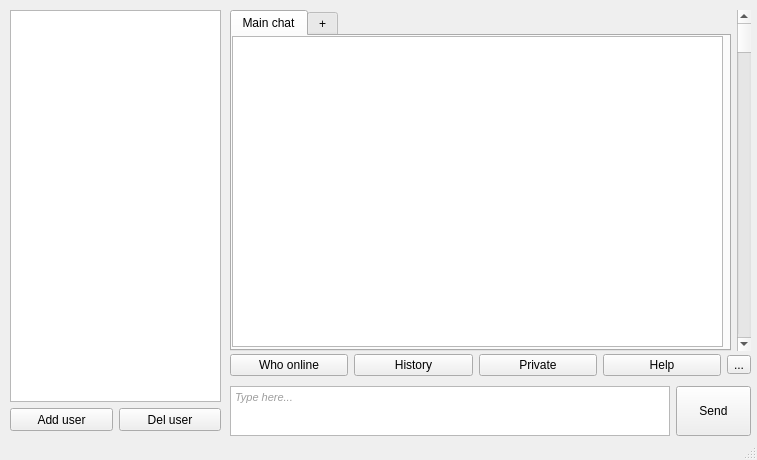
<?xml version="1.0" encoding="UTF-8"?>
<ui version="4.0">
 <class>MainWindow</class>
 <widget class="QMainWindow" name="MainWindow">
  <property name="geometry">
   <rect>
    <x>0</x>
    <y>0</y>
    <width>757</width>
    <height>460</height>
   </rect>
  </property>
  <property name="windowTitle">
   <string>Python Chat v.0.1</string>
  </property>
  <widget class="QWidget" name="centralwidget">
   <widget class="QWidget" name="">
    <property name="geometry">
     <rect>
      <x>0</x>
      <y>0</y>
      <width>2</width>
      <height>2</height>
     </rect>
    </property>
    <layout class="QHBoxLayout" name="horizontalLayout"/>
   </widget>
   <widget class="QWidget" name="">
    <property name="geometry">
     <rect>
      <x>230</x>
      <y>350</y>
      <width>521</width>
      <height>91</height>
     </rect>
    </property>
    <layout class="QVBoxLayout" name="verticalLayout_2">
     <item>
      <layout class="QHBoxLayout" name="horizontalLayout_3">
       <item>
        <widget class="QPushButton" name="pushButton_4">
         <property name="maximumSize">
          <size>
           <width>16777215</width>
           <height>23</height>
          </size>
         </property>
         <property name="text">
          <string>Who online</string>
         </property>
        </widget>
       </item>
       <item>
        <widget class="QPushButton" name="pushButton_3">
         <property name="maximumSize">
          <size>
           <width>16777215</width>
           <height>23</height>
          </size>
         </property>
         <property name="text">
          <string>History</string>
         </property>
        </widget>
       </item>
       <item>
        <widget class="QPushButton" name="pushButton_5">
         <property name="maximumSize">
          <size>
           <width>16777215</width>
           <height>23</height>
          </size>
         </property>
         <property name="text">
          <string>Private</string>
         </property>
        </widget>
       </item>
       <item>
        <widget class="QPushButton" name="pushButton_6">
         <property name="maximumSize">
          <size>
           <width>16777215</width>
           <height>23</height>
          </size>
         </property>
         <property name="text">
          <string>Help</string>
         </property>
        </widget>
       </item>
       <item>
        <widget class="QToolButton" name="toolButton">
         <property name="maximumSize">
          <size>
           <width>16777215</width>
           <height>19</height>
          </size>
         </property>
         <property name="toolTip">
          <string extracomment="Settings"/>
         </property>
         <property name="text">
          <string>...</string>
         </property>
        </widget>
       </item>
      </layout>
     </item>
     <item>
      <layout class="QHBoxLayout" name="horizontalLayout_4">
       <item>
        <widget class="QTextEdit" name="textEdit">
         <property name="minimumSize">
          <size>
           <width>250</width>
           <height>30</height>
          </size>
         </property>
         <property name="maximumSize">
          <size>
           <width>16777215</width>
           <height>50</height>
          </size>
         </property>
         <property name="autoFillBackground">
          <bool>false</bool>
         </property>
         <property name="html">
          <string>&lt;!DOCTYPE HTML PUBLIC &quot;-//W3C//DTD HTML 4.0//EN&quot; &quot;http://www.w3.org/TR/REC-html40/strict.dtd&quot;&gt;
&lt;html&gt;&lt;head&gt;&lt;meta name=&quot;qrichtext&quot; content=&quot;1&quot; /&gt;&lt;style type=&quot;text/css&quot;&gt;
p, li { white-space: pre-wrap; }
&lt;/style&gt;&lt;/head&gt;&lt;body style=&quot; font-family:'MS Shell Dlg 2'; font-size:8.25pt; font-weight:400; font-style:normal;&quot;&gt;
&lt;p style=&quot; margin-top:0px; margin-bottom:0px; margin-left:0px; margin-right:0px; -qt-block-indent:0; text-indent:0px;&quot;&gt;&lt;span style=&quot; font-style:italic; color:#9e9e9e;&quot;&gt;Type here...&lt;/span&gt;&lt;/p&gt;&lt;/body&gt;&lt;/html&gt;</string>
         </property>
        </widget>
       </item>
       <item>
        <widget class="QPushButton" name="pushButton">
         <property name="enabled">
          <bool>true</bool>
         </property>
         <property name="sizePolicy">
          <sizepolicy hsizetype="Maximum" vsizetype="MinimumExpanding">
           <horstretch>0</horstretch>
           <verstretch>0</verstretch>
          </sizepolicy>
         </property>
         <property name="minimumSize">
          <size>
           <width>30</width>
           <height>30</height>
          </size>
         </property>
         <property name="maximumSize">
          <size>
           <width>75</width>
           <height>50</height>
          </size>
         </property>
         <property name="text">
          <string>Send</string>
         </property>
        </widget>
       </item>
      </layout>
     </item>
    </layout>
   </widget>
   <widget class="QWidget" name="">
    <property name="geometry">
     <rect>
      <x>230</x>
      <y>10</y>
      <width>521</width>
      <height>341</height>
     </rect>
    </property>
    <layout class="QHBoxLayout" name="horizontalLayout_5">
     <item>
      <widget class="QTabWidget" name="tabWidget">
       <property name="currentIndex">
        <number>0</number>
       </property>
       <widget class="QWidget" name="tab">
        <attribute name="title">
         <string>Main chat</string>
        </attribute>
        <widget class="QTextBrowser" name="textBrowser">
         <property name="geometry">
          <rect>
           <x>0</x>
           <y>0</y>
           <width>491</width>
           <height>311</height>
          </rect>
         </property>
        </widget>
       </widget>
       <widget class="QWidget" name="tab_2">
        <attribute name="title">
         <string>+</string>
        </attribute>
       </widget>
      </widget>
     </item>
     <item>
      <widget class="QScrollBar" name="verticalScrollBar">
       <property name="orientation">
        <enum>Qt::Vertical</enum>
       </property>
      </widget>
     </item>
    </layout>
   </widget>
   <widget class="QWidget" name="">
    <property name="geometry">
     <rect>
      <x>10</x>
      <y>10</y>
      <width>211</width>
      <height>421</height>
     </rect>
    </property>
    <layout class="QVBoxLayout" name="verticalLayout">
     <item>
      <widget class="QListWidget" name="listWidget">
       <property name="minimumSize">
        <size>
         <width>150</width>
         <height>200</height>
        </size>
       </property>
      </widget>
     </item>
     <item>
      <layout class="QHBoxLayout" name="horizontalLayout_2">
       <item>
        <widget class="QPushButton" name="Add_user">
         <property name="minimumSize">
          <size>
           <width>75</width>
           <height>23</height>
          </size>
         </property>
         <property name="maximumSize">
          <size>
           <width>16777215</width>
           <height>23</height>
          </size>
         </property>
         <property name="text">
          <string>Add user</string>
         </property>
        </widget>
       </item>
       <item>
        <widget class="QPushButton" name="pushButton_2">
         <property name="minimumSize">
          <size>
           <width>75</width>
           <height>23</height>
          </size>
         </property>
         <property name="maximumSize">
          <size>
           <width>16777215</width>
           <height>23</height>
          </size>
         </property>
         <property name="text">
          <string>Del user</string>
         </property>
        </widget>
       </item>
      </layout>
     </item>
    </layout>
   </widget>
  </widget>
  <widget class="QStatusBar" name="statusbar">
   <property name="enabled">
    <bool>true</bool>
   </property>
   <property name="autoFillBackground">
    <bool>false</bool>
   </property>
  </widget>
 </widget>
 <resources/>
 <connections/>
</ui>
